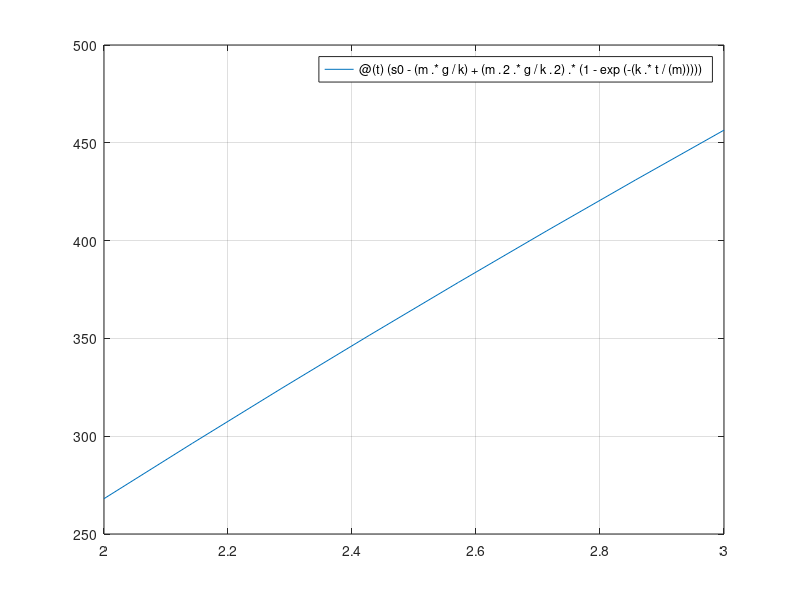

Reproduce this figure in MATLAB.
clc;
clear all;
a = 2;
b = 3;
%Variables
s0=70; %pies
m=0.8; %lb
k=0.1; %lb*s/ft
g=32.17; %32.17 ft/s^2
%Despejando
f=@(t) (s0-(m.*g/k)+(m.^2.*g/k.^2).*(1-exp(-(k.*t/(m)))));
%Graficando
fplot(f,[2,3])
grid on
%---------------------------------------
tol=0.001;
x0 = (a+b)/2
f(a)
f(b)
f(x0)
e0 = (b-a)/2
b = x0
x1 = (a+b)/2
f(x1)
e2 = (b-a)/2
f(a)
f(b)
a = x1
x2 = (a+b)/2
f(x2)
error = (b-a)/2
f(a)
f(b)
a = x2
x3 = (a+b)/2
error = (b-a)/2

f(a)
f(x3)
f(b)
b = x3
x4 = (a+b)/2
error = (b-a)/2

f(a)
f(x4)
f(b)
b = x4
x5 = (a+b)/2
error = (b-a)/2

f(a)
f(x5)
f(b)
a = x5 
x6 = (a+b)/2
error = (b-a)/2

f(a)
f(x6)
f(b)
b = x6
x7 = (a+b)/2
error = (b-a)/2

f(a)
f(x7)
f(b)
a = x7 
x8 = (a+b)/2
error = (b-a)/2

f(a)
f(x8)
f(b)
b = x8
x9 = (a+b)/2
error = (b-a)/2

fprintf('La raiz es %5.5f con un error de %1.5f\n',x9,error)
